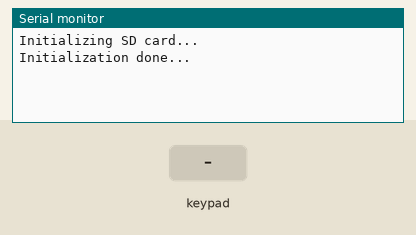
This sketch was run on a simulated Arduino Mega 2560, built with avr-gcc and run on an emulated ATmega2560. Shown: the last lines printed to the serial monitor. The test bench sets the inputs (shaded band). Storage starts empty; the audio player accepts every command and is not drawn.

Above: at 1.2 s.
1.3 s: key 'X' pressed
At 1.9 s:
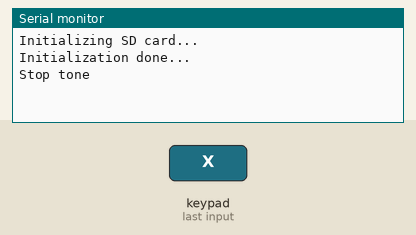
2.8 s: keypad keys 3 4 5 6 2 pressed 0.4 s apart
At 5.8 s:
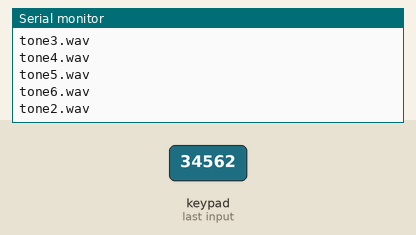
6.3 s: key '1' pressed
At 7.2 s:
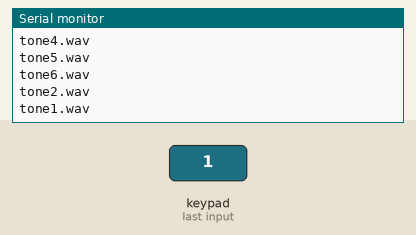
7.8 s: keypad keys 3 4 5 6 2 # pressed 0.4 s apart
At 11.1 s:
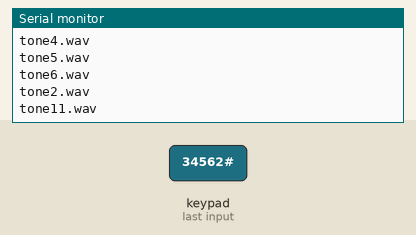
Timing chart, 0 to 12.6 s (numbered marks = the images above; inputs shaded):
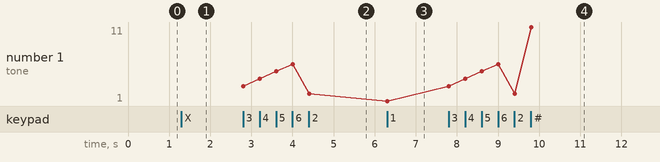

Measured:
- after the input at 1.3 s, the serial monitor: prints a new line at once (image 1)
- after the input at 2.8 s, the serial monitor: prints a new line at once (image 2)
- after the input at 6.3 s, the serial monitor: prints a new line at once (image 3)
- after the input at 7.8 s, the serial monitor: prints a new line at once (image 4)
- plotted number 1: 2 → 1 after the input at 6.3 s, 1 → 11 after the input at 7.8 s

The sketch:

run.ino
```cpp
#include "Arduino.h"
#include <Keypad.h>
#include <SD.h>
#include <TMRpcm.h>

//using the MEGA
#define SD_ChipSelectPin 53

TMRpcm sound;

const byte ROWS = 4;
const byte COLS = 4;

const byte ROW_PINS[ROWS] = { 34, 5, 6, 2 };
const byte COL_PINS[COLS] = { 35, 4, 7, 3 };

// Since the phone has 4 column pins butonly 3 columns, the X's represet non-connections
// Keypad lib expects 4x4 or 3x4
char BUTTONS[ROWS][COLS] = {
  { '1', '2', 'X', '3' },  // 1st row
  { '4', '5', 'X', '6' },  // 2nd row
  { '7', 'X', '8', '9' },  // 3rd row
  { '*', 'X', '0', '#' }   // 4th row
};

Keypad phonePad = Keypad(makeKeymap(BUTTONS), ROW_PINS, COL_PINS, ROWS, COLS);

const unsigned int TONES[ROWS][COLS] = {
  { "tone1.wav", "tone2.wav", "off", "tone3.wav" },
  { "tone4.wav", "tone5.wav", "off", "tone6.wav" },
  { "tone7.wav", "off", "tone8.wav", "tone9.wav" },
  { "tone10.wav", "off", "off", "tone11.wav" }
};

const byte speaker_pin = 46;
char* tone_file = "off";

void setup() {
  Serial.begin(9600);
  while (!Serial) {
    ;
  }
  Serial.println("Initializing SD card...");
  if (!SD.begin(SD_ChipSelectPin)) {
    Serial.println("Initialization failed...");
    return;
  }
  else {
      Serial.println("Initialization done...");
  }

  sound.speakerPin = speaker_pin;
  sound.quality(1);
  sound.setVolume(5);
}

void loop() {
  char button_character = phonePad.waitForKey();


  for (byte i = 0; i < ROWS; i++) {
    for (byte j = 0; j < COLS; j++) {
      if (button_character == BUTTONS[i][j]) {
        tone_file = TONES[i][j];
        sound.stopPlayback();
        sound.play(tone_file);
      }
    }
  };


  if (tone_file != "off") {
    Serial.println(tone_file);
    sound.play(tone_file);
  } else {
    Serial.println("Stop tone");
    noTone(speaker_pin);
  }
}
```
